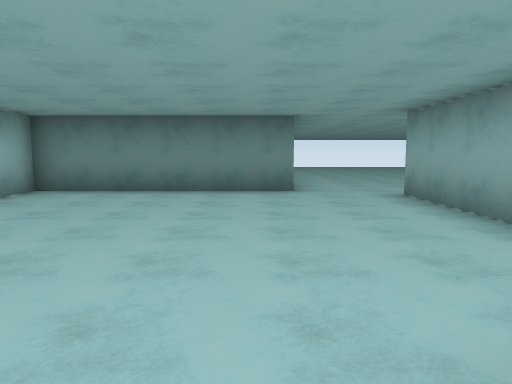
View 1 (above)

16 first-person views from a walk through a scene from a Unity 3-D project. The camera is 1.5 m above the floor, tilts 6° down and sees 70° across. The floor is counted in squares, 2 m on a side. Each view is taken from the middle of a square. On the plan, view 1 faces up. The plan holds only what a view shows up to about 11 squares ahead; the rest is blank. The place goes on beyond the plan. The player character is not drawn.

View 2
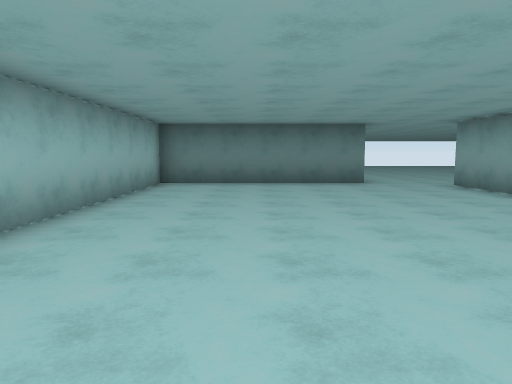

View 3
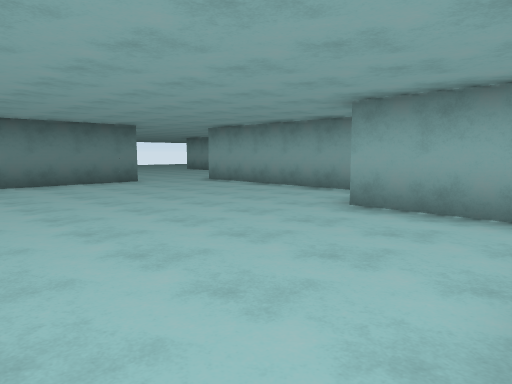

View 4
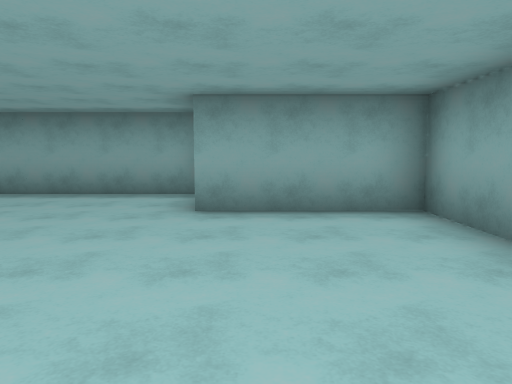

View 5
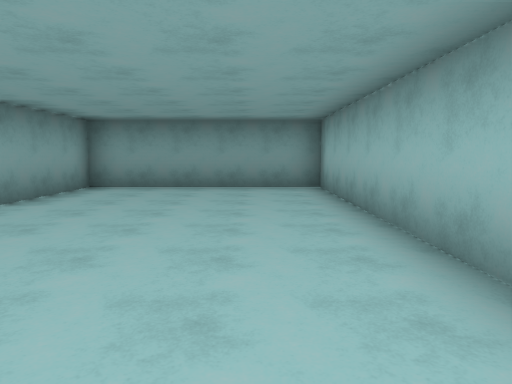

View 6
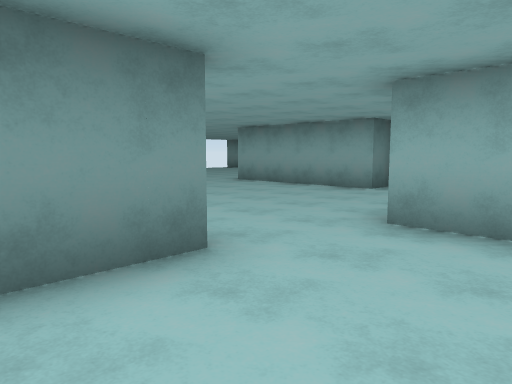

View 7
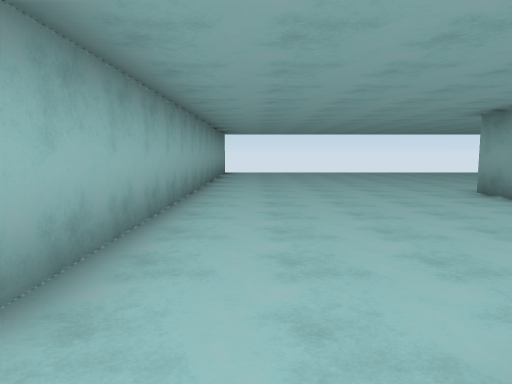

View 8
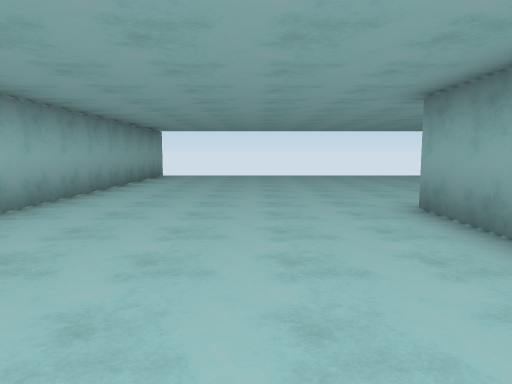

View 9
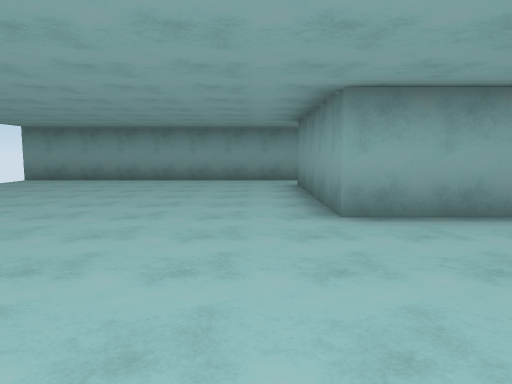

View 10
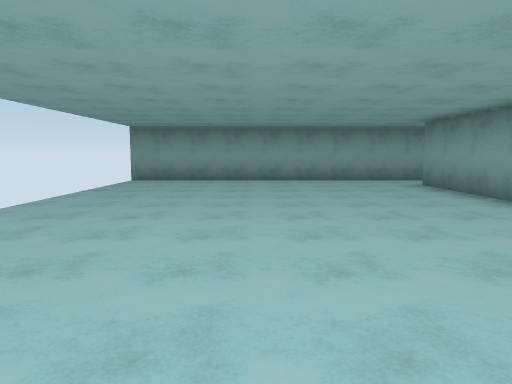

View 11
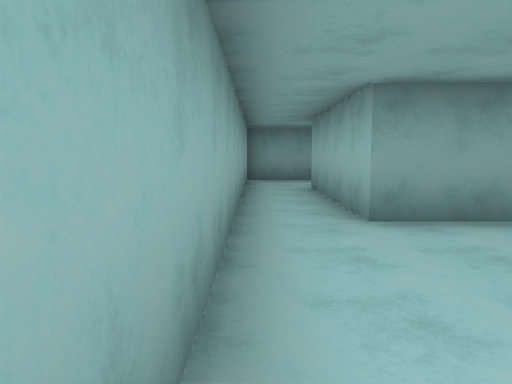

View 12
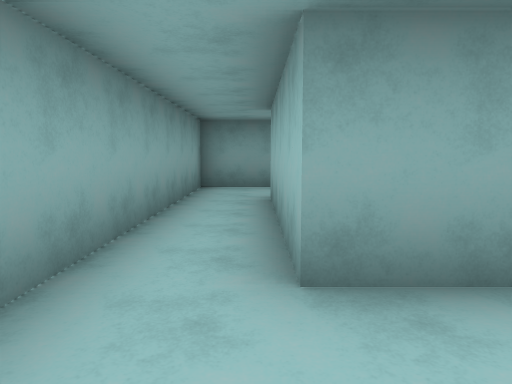

View 13
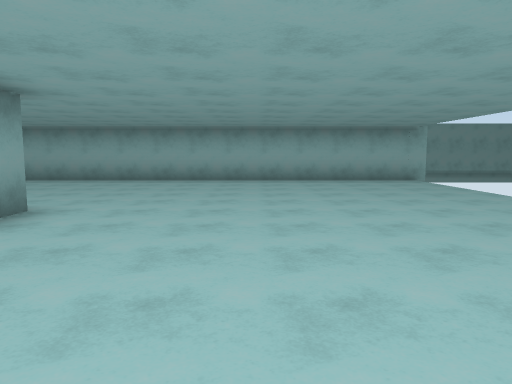

View 14
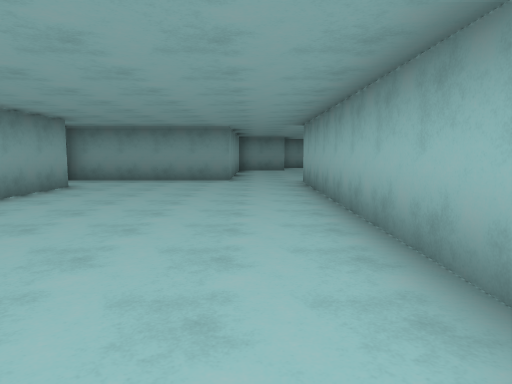

View 15
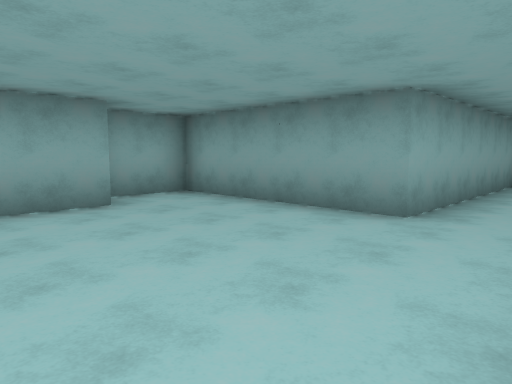

View 16
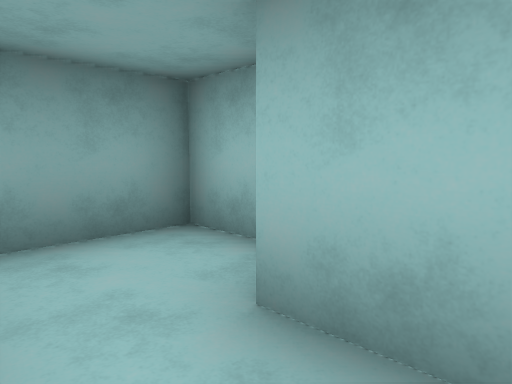

### Floor plan
Points are (right, up) in squares from view 1. A wall is a line through its corners. A room is listed if a view was taken in it or the views show most of it. See-through windows are left out.
Room 1 (views 1, 2, 3, 4, 5, 6, 7)
walls: (2.8, 1) (2.8, 6.8); (0.8, -2.2) (0.8, 0.9); (0.8, 7.3) (-4.4, 7.3) (-4.4, -2.1)
ways out: opening at (2, 7) to room 2
Room 2 (views 8, 9, 10, 11, 12, 13, 14, 15, 16)
walls: (7.1, 8.7) (6.3, 8.7) (6.3, 13) (10.7, 13) (10.7, 8.8); (9.7, 7.8) (9.7, 6.8) (12.2, 6.8) (12.2, 20.5); (2.8, 6.8) (7.2, 6.8) (7.2, 8.4); (0.8, 20.9) (0.8, 7.3)
ways out: opening at (2, 7) to room 1

Where each view was taken, in squares from view 1:
view 1: 0 up, 0 right, facing up
view 2: 2 down, 2 left, facing up
view 3: 2 down, 4 left, facing up-right
view 4: 0 up, 4 left, facing right
view 5: 6 up, 3 left, facing down
view 6: 5 up, 1 left, facing up-right
view 7: 6 up, 2 right, facing up
view 8: 8 up, 4 right, facing up
view 9: 14 up, 2 right, facing right
view 10: 17 up, 2 right, facing right
view 11: 17 up, 12 right, facing down
view 12: 15 up, 11 right, facing down
view 13: 16 up, 11 right, facing left
view 14: 17 up, 2 right, facing down
view 15: 11 up, 1 right, facing down-right
view 16: 10 up, 12 right, facing down-left
